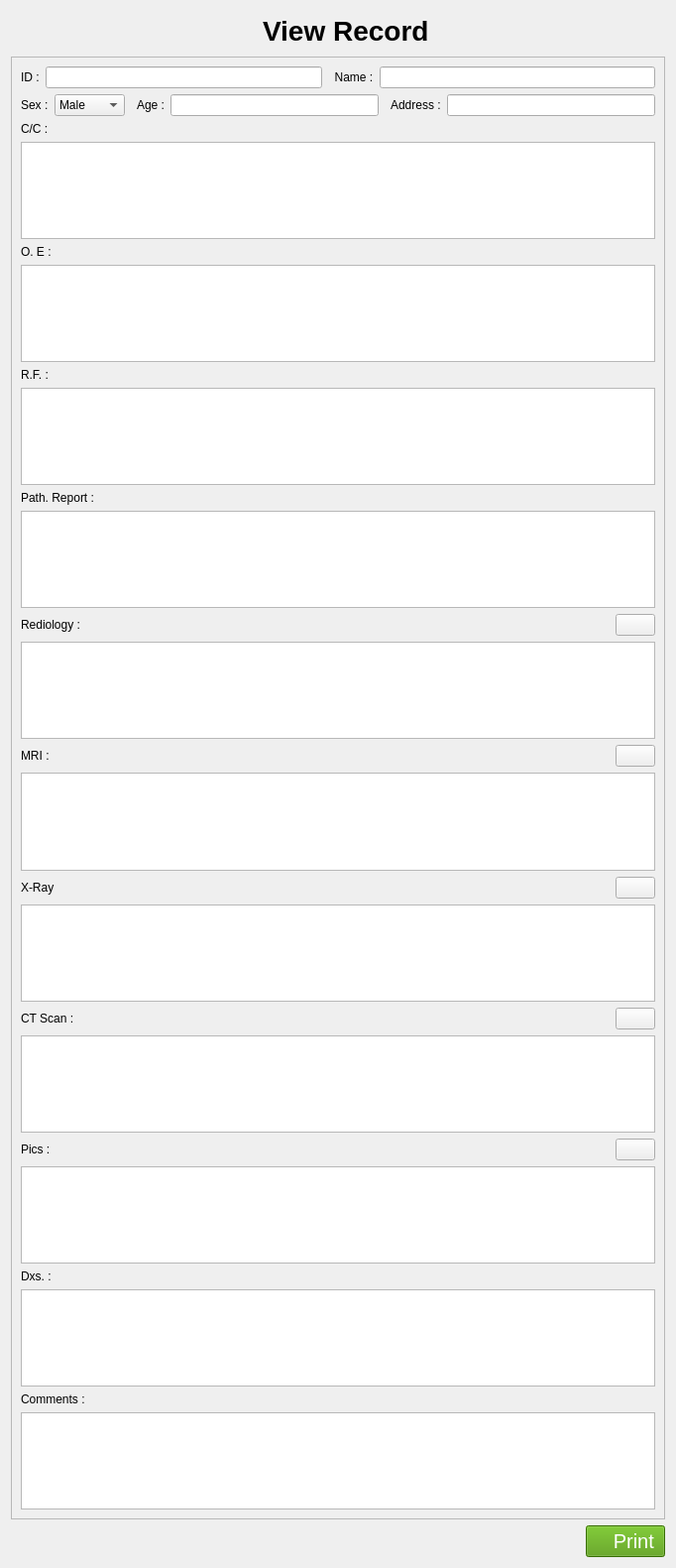
<?xml version="1.0" encoding="UTF-8"?>
<ui version="4.0">
 <class>Form</class>
 <widget class="QWidget" name="Form">
  <property name="geometry">
   <rect>
    <x>0</x>
    <y>0</y>
    <width>682</width>
    <height>1581</height>
   </rect>
  </property>
  <property name="windowTitle">
   <string>Add Record</string>
  </property>
  <property name="windowIcon">
   <iconset>
    <normaloff>icons/005-add.png</normaloff>icons/005-add.png</iconset>
  </property>
  <layout class="QVBoxLayout" name="verticalLayout_3">
   <item>
    <widget class="QPushButton" name="pushButton_2">
     <property name="font">
      <font>
       <pointsize>21</pointsize>
       <weight>75</weight>
       <bold>true</bold>
      </font>
     </property>
     <property name="text">
      <string>  View Record</string>
     </property>
     <property name="icon">
      <iconset>
       <normaloff>icons/eye.png</normaloff>icons/eye.png</iconset>
     </property>
     <property name="iconSize">
      <size>
       <width>30</width>
       <height>30</height>
      </size>
     </property>
     <property name="flat">
      <bool>true</bool>
     </property>
    </widget>
   </item>
   <item>
    <widget class="QScrollArea" name="scrollArea">
     <property name="widgetResizable">
      <bool>true</bool>
     </property>
     <widget class="QWidget" name="scrollAreaWidgetContents">
      <property name="geometry">
       <rect>
        <x>0</x>
        <y>0</y>
        <width>662</width>
        <height>1470</height>
       </rect>
      </property>
      <layout class="QVBoxLayout" name="verticalLayout_2">
       <item>
        <layout class="QVBoxLayout" name="verticalLayout">
         <item>
          <layout class="QHBoxLayout" name="horizontalLayout">
           <item>
            <widget class="QLabel" name="label_2">
             <property name="text">
              <string>ID :</string>
             </property>
            </widget>
           </item>
           <item>
            <widget class="QLineEdit" name="id">
             <property name="text">
              <string/>
             </property>
             <property name="readOnly">
              <bool>true</bool>
             </property>
            </widget>
           </item>
           <item>
            <widget class="QLabel" name="label_3">
             <property name="text">
              <string>  Name :</string>
             </property>
            </widget>
           </item>
           <item>
            <widget class="QLineEdit" name="name">
             <property name="readOnly">
              <bool>true</bool>
             </property>
            </widget>
           </item>
          </layout>
         </item>
         <item>
          <layout class="QHBoxLayout" name="horizontalLayout_2">
           <item>
            <widget class="QLabel" name="label_5">
             <property name="text">
              <string>Sex :</string>
             </property>
            </widget>
           </item>
           <item>
            <widget class="QComboBox" name="sex">
             <item>
              <property name="text">
               <string>Male</string>
              </property>
             </item>
             <item>
              <property name="text">
               <string>Female</string>
              </property>
             </item>
             <item>
              <property name="text">
               <string>Others</string>
              </property>
             </item>
            </widget>
           </item>
           <item>
            <widget class="QLabel" name="label_4">
             <property name="text">
              <string>  Age :</string>
             </property>
            </widget>
           </item>
           <item>
            <widget class="QLineEdit" name="age">
             <property name="maxLength">
              <number>10</number>
             </property>
             <property name="readOnly">
              <bool>true</bool>
             </property>
            </widget>
           </item>
           <item>
            <widget class="QLabel" name="label_6">
             <property name="text">
              <string>  Address :</string>
             </property>
            </widget>
           </item>
           <item>
            <widget class="QLineEdit" name="address">
             <property name="readOnly">
              <bool>true</bool>
             </property>
            </widget>
           </item>
          </layout>
         </item>
         <item>
          <widget class="QLabel" name="label_7">
           <property name="text">
            <string>C/C :</string>
           </property>
          </widget>
         </item>
         <item>
          <widget class="QPlainTextEdit" name="cc">
           <property name="readOnly">
            <bool>true</bool>
           </property>
          </widget>
         </item>
         <item>
          <widget class="QLabel" name="label_8">
           <property name="text">
            <string>O. E :</string>
           </property>
          </widget>
         </item>
         <item>
          <widget class="QPlainTextEdit" name="oe">
           <property name="readOnly">
            <bool>true</bool>
           </property>
          </widget>
         </item>
         <item>
          <widget class="QLabel" name="label_9">
           <property name="text">
            <string>R.F. :</string>
           </property>
          </widget>
         </item>
         <item>
          <widget class="QPlainTextEdit" name="rf">
           <property name="readOnly">
            <bool>true</bool>
           </property>
          </widget>
         </item>
         <item>
          <widget class="QLabel" name="label_10">
           <property name="text">
            <string>Path. Report :</string>
           </property>
          </widget>
         </item>
         <item>
          <widget class="QPlainTextEdit" name="pathreport">
           <property name="readOnly">
            <bool>true</bool>
           </property>
          </widget>
         </item>
         <item>
          <layout class="QHBoxLayout" name="horizontalLayout_3">
           <item>
            <widget class="QLabel" name="label">
             <property name="text">
              <string>Rediology :</string>
             </property>
            </widget>
           </item>
           <item>
            <spacer name="horizontalSpacer">
             <property name="orientation">
              <enum>Qt::Horizontal</enum>
             </property>
             <property name="sizeHint" stdset="0">
              <size>
               <width>40</width>
               <height>20</height>
              </size>
             </property>
            </spacer>
           </item>
           <item>
            <widget class="QPushButton" name="viewRediology">
             <property name="text">
              <string/>
             </property>
             <property name="icon">
              <iconset>
               <normaloff>icons/eye.png</normaloff>icons/eye.png</iconset>
             </property>
            </widget>
           </item>
          </layout>
         </item>
         <item>
          <widget class="QListWidget" name="listRadiology"/>
         </item>
         <item>
          <layout class="QHBoxLayout" name="horizontalLayout_4">
           <item>
            <widget class="QLabel" name="label_11">
             <property name="text">
              <string>MRI :</string>
             </property>
            </widget>
           </item>
           <item>
            <spacer name="horizontalSpacer_2">
             <property name="orientation">
              <enum>Qt::Horizontal</enum>
             </property>
             <property name="sizeHint" stdset="0">
              <size>
               <width>40</width>
               <height>20</height>
              </size>
             </property>
            </spacer>
           </item>
           <item>
            <widget class="QPushButton" name="viewMri">
             <property name="text">
              <string/>
             </property>
             <property name="icon">
              <iconset>
               <normaloff>icons/eye.png</normaloff>icons/eye.png</iconset>
             </property>
            </widget>
           </item>
          </layout>
         </item>
         <item>
          <widget class="QListWidget" name="listMri"/>
         </item>
         <item>
          <layout class="QHBoxLayout" name="horizontalLayout_5">
           <item>
            <widget class="QLabel" name="label_12">
             <property name="text">
              <string>X-Ray</string>
             </property>
            </widget>
           </item>
           <item>
            <spacer name="horizontalSpacer_3">
             <property name="orientation">
              <enum>Qt::Horizontal</enum>
             </property>
             <property name="sizeHint" stdset="0">
              <size>
               <width>40</width>
               <height>20</height>
              </size>
             </property>
            </spacer>
           </item>
           <item>
            <widget class="QPushButton" name="viewXray">
             <property name="text">
              <string/>
             </property>
             <property name="icon">
              <iconset>
               <normaloff>icons/eye.png</normaloff>icons/eye.png</iconset>
             </property>
            </widget>
           </item>
          </layout>
         </item>
         <item>
          <widget class="QListWidget" name="listXray"/>
         </item>
         <item>
          <layout class="QHBoxLayout" name="horizontalLayout_6">
           <item>
            <widget class="QLabel" name="label_13">
             <property name="text">
              <string>CT Scan :</string>
             </property>
            </widget>
           </item>
           <item>
            <spacer name="horizontalSpacer_4">
             <property name="orientation">
              <enum>Qt::Horizontal</enum>
             </property>
             <property name="sizeHint" stdset="0">
              <size>
               <width>40</width>
               <height>20</height>
              </size>
             </property>
            </spacer>
           </item>
           <item>
            <widget class="QPushButton" name="viewCtscan">
             <property name="text">
              <string/>
             </property>
             <property name="icon">
              <iconset>
               <normaloff>icons/eye.png</normaloff>icons/eye.png</iconset>
             </property>
            </widget>
           </item>
          </layout>
         </item>
         <item>
          <widget class="QListWidget" name="listCtscan"/>
         </item>
         <item>
          <layout class="QHBoxLayout" name="horizontalLayout_7">
           <item>
            <widget class="QLabel" name="label_14">
             <property name="text">
              <string>Pics :</string>
             </property>
            </widget>
           </item>
           <item>
            <spacer name="horizontalSpacer_5">
             <property name="orientation">
              <enum>Qt::Horizontal</enum>
             </property>
             <property name="sizeHint" stdset="0">
              <size>
               <width>40</width>
               <height>20</height>
              </size>
             </property>
            </spacer>
           </item>
           <item>
            <widget class="QPushButton" name="viewPics">
             <property name="text">
              <string/>
             </property>
             <property name="icon">
              <iconset>
               <normaloff>icons/eye.png</normaloff>icons/eye.png</iconset>
             </property>
            </widget>
           </item>
          </layout>
         </item>
         <item>
          <widget class="QListWidget" name="listPics"/>
         </item>
         <item>
          <widget class="QLabel" name="label_15">
           <property name="text">
            <string>Dxs. :</string>
           </property>
          </widget>
         </item>
         <item>
          <widget class="QPlainTextEdit" name="dxs">
           <property name="readOnly">
            <bool>true</bool>
           </property>
          </widget>
         </item>
         <item>
          <widget class="QLabel" name="label_16">
           <property name="text">
            <string>Comments :</string>
           </property>
          </widget>
         </item>
         <item>
          <widget class="QPlainTextEdit" name="comments">
           <property name="readOnly">
            <bool>true</bool>
           </property>
          </widget>
         </item>
        </layout>
       </item>
      </layout>
     </widget>
    </widget>
   </item>
   <item>
    <layout class="QHBoxLayout" name="horizontalLayout_8">
     <item>
      <spacer name="horizontalSpacer_6">
       <property name="orientation">
        <enum>Qt::Horizontal</enum>
       </property>
       <property name="sizeHint" stdset="0">
        <size>
         <width>40</width>
         <height>20</height>
        </size>
       </property>
      </spacer>
     </item>
     <item>
      <widget class="QPushButton" name="print">
       <property name="font">
        <font>
         <pointsize>15</pointsize>
         <weight>50</weight>
         <bold>false</bold>
        </font>
       </property>
       <property name="styleSheet">
        <string notr="true">background-color: rgb(78, 154, 6);
color: rgb(255, 255, 255);</string>
       </property>
       <property name="text">
        <string>   Print</string>
       </property>
       <property name="icon">
        <iconset>
         <normaloff>icons/printer(2).png</normaloff>icons/printer(2).png</iconset>
       </property>
       <property name="iconSize">
        <size>
         <width>32</width>
         <height>32</height>
        </size>
       </property>
      </widget>
     </item>
    </layout>
   </item>
  </layout>
 </widget>
 <resources/>
 <connections/>
</ui>
